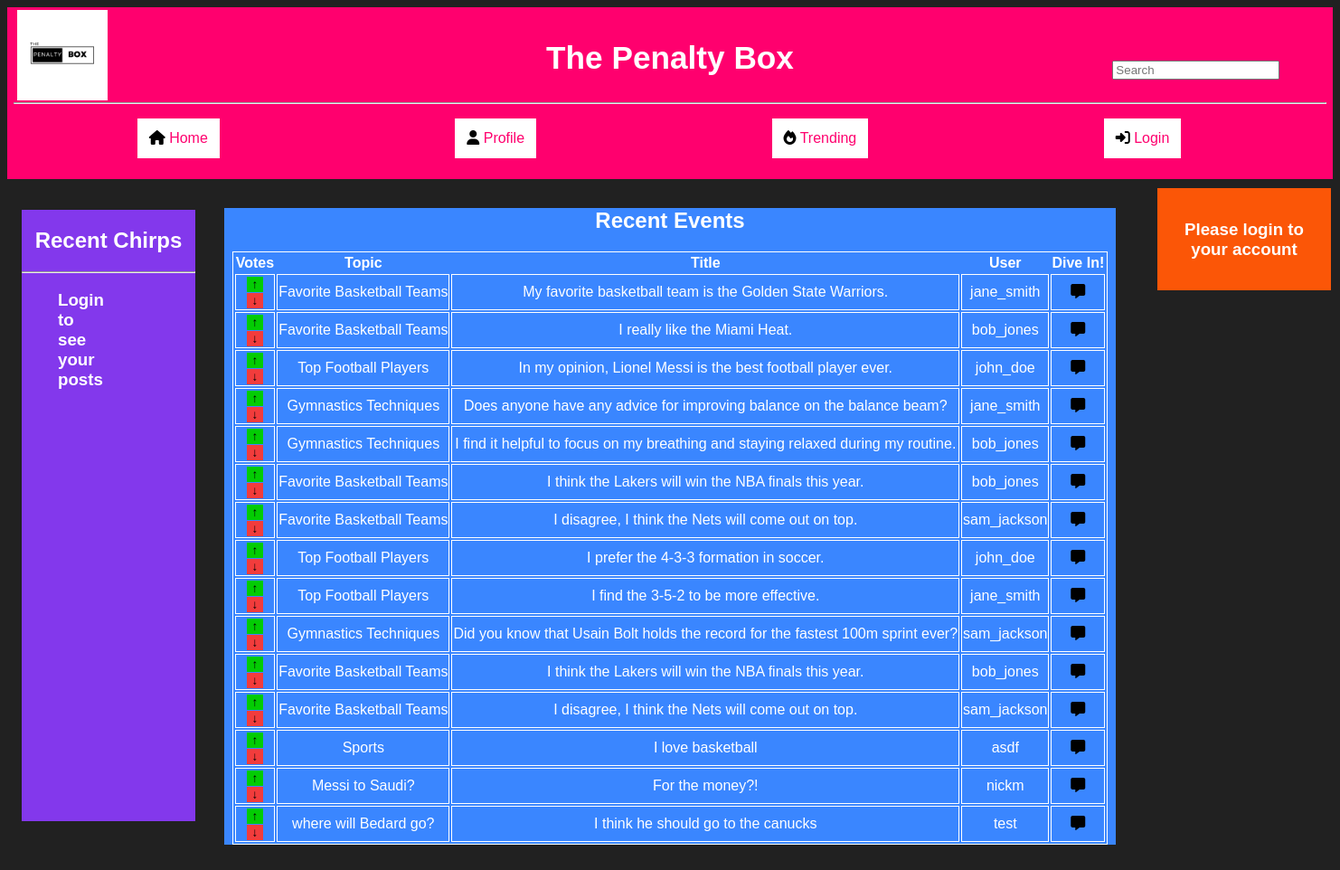
The app's page /, older data.
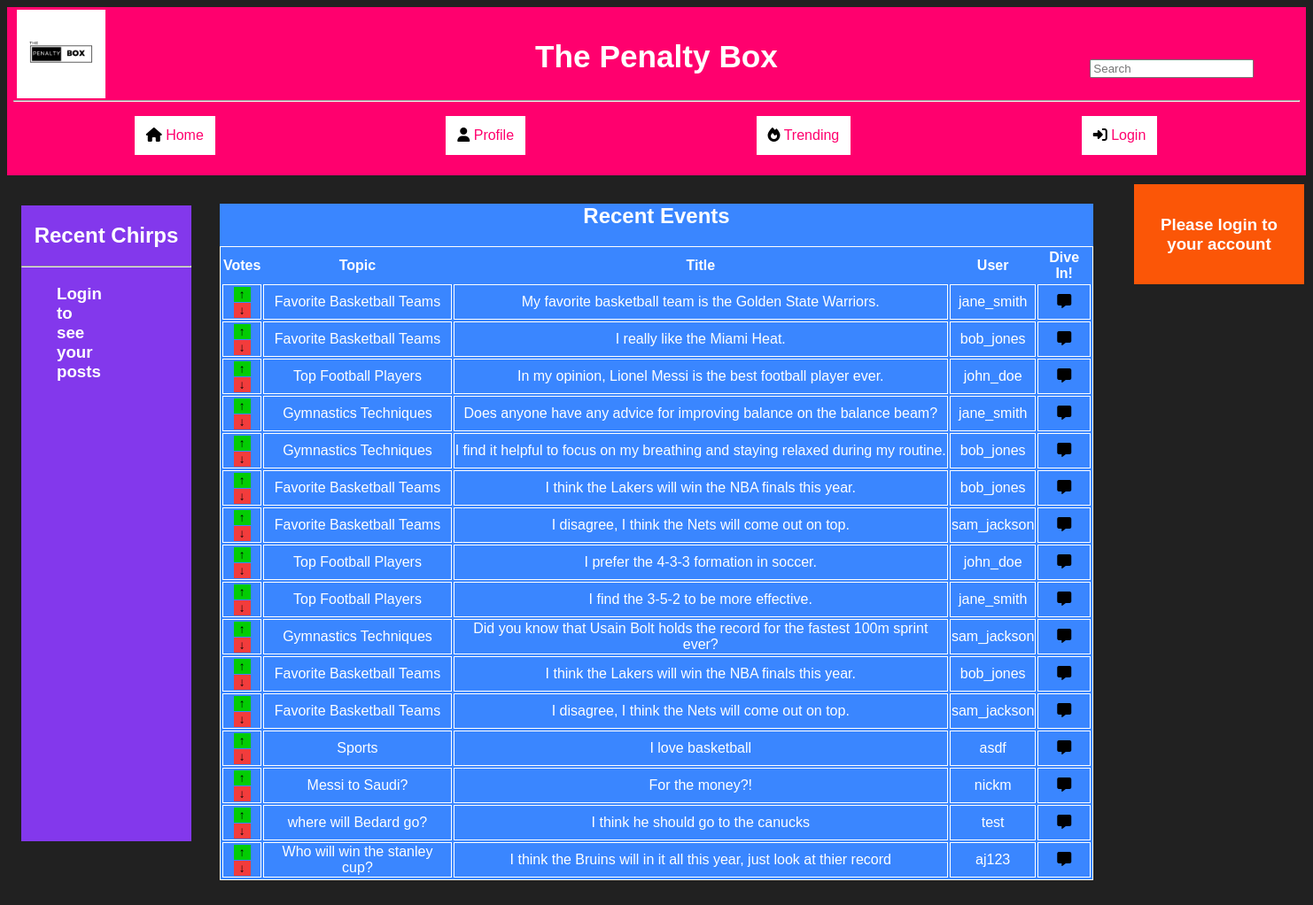
The same page, newer data.
### tables this page shows
CREATE TABLE `posts` (
  `post_id` bigint(20) UNSIGNED NOT NULL,
  `topic_id` int(11) NOT NULL,
  `user_id` int(11) NOT NULL,
  `body` text NOT NULL,
  `updated_at` timestamp NOT NULL DEFAULT current_timestamp()
);

CREATE TABLE `topics` (
  `topic_id` bigint(20) UNSIGNED NOT NULL,
  `title` varchar(255) NOT NULL,
  `description` text NOT NULL,
  `created_by` int(11) NOT NULL,
  `updated_at` timestamp NOT NULL DEFAULT current_timestamp()
);

CREATE TABLE `users` (
  `user_id` bigint(20) UNSIGNED NOT NULL,
  `username` varchar(50) NOT NULL,
  `email` varchar(50) NOT NULL,
  `password` varchar(255) NOT NULL,
  `updated_at` timestamp NOT NULL DEFAULT current_timestamp(),
  `is_admin` tinyint(1) DEFAULT 0
);

### index.php (the view, shortened to what this page needs)
<?php
include 'config.php';
if(isset($_SESSION['user'])&& isset($_SESSION['$uid'])) {
  $user = $_SESSION['user'];
  $uid = $_SESSION['$uid'] ;
}else{
  $user = null;
  $uid = null;
}
?>
<!DOCTYPE html>
<html lang="en">
<head>
    <link rel="stylesheet" type="text/css" href="./css/styles.css">
</head>
<body>
    <header>
        <nav class = "navbar">
            <h1>The Penalty Box</h1>
            <img class = "logo" src = "Penalty.png" width="100em" height="100em">
            <form action="search.php" method="GET">
            <input type="text" name = "search" placeholder="Search">
          </form>
            <hr>
            <ul>
                <li><i class="fa-solid fa-house"></i><a href = "index.php"> Home</a></li>
                <li><i class="fa-solid fa-user"></i><a href = "profile.php"> Profile</a></li>
                <li><i class="fa-solid fa-fire"></i><a href = "trending.php"> Trending</a></li>
                <?php
                  if($user == '' || $user == null){
                    echo " <li><i class='fa-solid fa-right-to-bracket'></i><a href = 'login.html'> Login</a></li>";
                  }else{
                    echo " <li><i class='fa-solid fa-right-to-bracket'></i><a href = 'logout.php'> Logout</a></li>";
                  }
                ?>
            </ul>
        </nav>
    </header>
    <article class = "container">
        <div class="recent">
        <h1>Recent Events</h1>
        <table>
            <thead>
              <tr>
                <th>Votes</th>
                <th>Topic</th>
                <th>Title</th>
                <th>User</th>
                <th>Dive In!</th>
              </tr>
            </thead>
            <tbody>
              <?php
                $sql = "SELECT P.post_id, P.body, U.username, U.user_id, T.title FROM posts P JOIN users U ON U.user_id = P.user_id JOIN topics T ON P.topic_id = T.topic_id LIMIT 20";
                $res = $pdo->query($sql);
                while($row = $res->fetch()){
                  echo "<tr>";
                  echo "<td><form action='upvoteforum.php?post_id=".$row["post_id"]."' method='post'><button class='upvote'>&uarr;</button></form><form action='downvoteforum.php?post_id=".$row["post_id"]."' method='post'><button class='downvote'>&darr;</button></form></td>";
                  echo "<td> ".$row["title"]."</td>";
                  echo "<td> ".$row["body"]."</td>";
                  echo "<td> <a style ='color:white; text-decoration: none'; href = otherUsers.php?user_id=".$row["user_id"].">".$row["username"]."</a></td>";
                  echo "<td><a href= post.php?post_id=".$row["post_id"]."><i class='fa-solid fa-message'></i></a></td>";
                  echo "</tr>";
                }
              ?>
            </tbody>
          </table>
        </div>
        <div class = "side">
            <h2>Recent Chirps</h2>
            <hr>
            <ul>
                <?php
                if($user != '' || $user != null){
                  $sql2 = "SELECT T.title, P.post_id FROM posts P JOIN topics T ON P.topic_id = T.topic_id WHERE P.user_id=".$uid.";";
                  $res = $pdo->query($sql2);
                  while($row2 = $res->fetch()){
                    echo "<li><a href = post.php?post_id=".$row2["post_id"].">".$row2['title']."</a></li>";
                  }
                }else{
                  echo "<h3>Login to see your posts</h3>";
                }
                ?>
            </ul>
        </div>
        <div class = "user">
                <?php
                if($user != null){
                  include 'showpfp.php';
                echo "<h3>Hello ".$user. "!</h3>";
                }else{
                  echo "<h3>Please login to your account</h3>";
                }
                ?>
        </div>
    </article>
</body>
</html>

### css/styles.css (style rules this page uses)
body { background-image: url('bg.jpg'); background-color: #212121 ; font-family: Arial, Helvetica, sans-serif; }
i { color: black; }
.logo { position: absolute; top: .7em; right : 92% }
.navbar { background-color:#ff006e ; color: white; text-align: center; padding: 7px; }
header h1 { font-size: 2.2em; }
header input { position : absolute; top: 5em; right: 5em; }
.navbar li { display: inline-block; background-color: white; margin-right: 10em; margin-left: 6em; padding: 10px; border: solid ; }
.navbar a { text-decoration: none; color: #ff006e ; }
.recent { text-align: center; background-color:#3a86ff ; color: white; margin : 2em 15em ; }
.container table { margin: auto; border: solid 1px white; }
.upvote { background-color: rgb(3, 204, 3); border : none; }
.downvote { background-color: rgb(242, 60, 60); border : none; }
.container table td { border: solid 1px white; }
.side { background-color: #8338ec; color: white; width: 12em; height: 70%; position: absolute; top: 14.5em; margin-left: 1em; }
.side h2 { text-align: center; }
.side ul { margin-right: 10em; }
.user { float: left; background-color: #fb5607 ; color: white; width: 10em; margin-right: 2em; ; position: absolute; top:13em; left: 80em; padding: 1em; text-align: center; }

Row changes from the older to the newer data that the page shows:
added posts: topic.title "Who will win the stanley cup?", body "I think the Bruins will in it all this year, just look at thier record", user.username "aj123"
